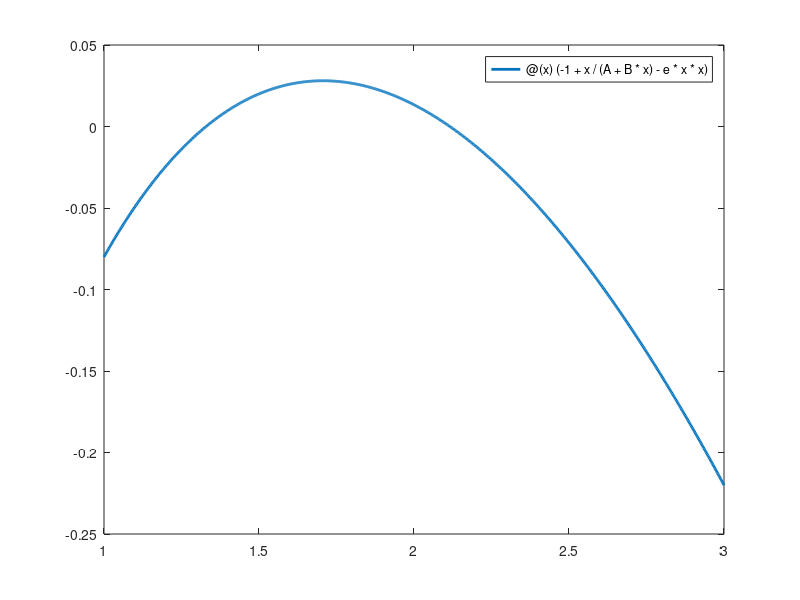

Write the MATLAB code that produced this figure. (Note: this script raises an error after producing the figure.)

% Declare variable values

A = 0.5;
B = 0.5;
e = 0.08;


% Plotting N(P) and formatting the plot

fplot(@(x) (-1+x/(A+B*x)-e*x*x),[1 3],'LineWidth',2)
hold();
y=0;
x2=0;
fplot(y);
xlim([1,5]);
hold();
title('N(P) as a function of P');
xlabel('P value');
ylabel('N(P)');
grid on;


x1 = fsolve(@myfunc2,1)
x2 = fsolve(@myfunc2,2)



